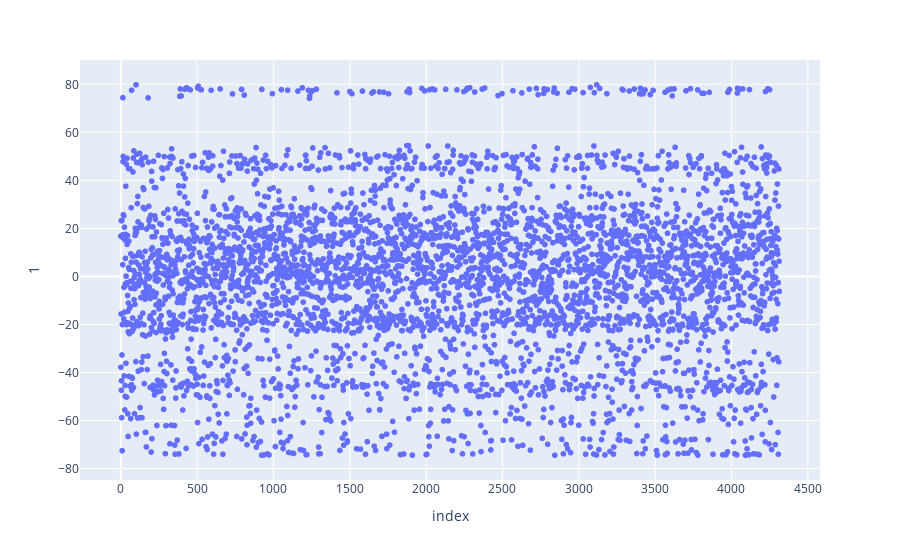

The code cell stored with this chart in its notebook:
### Code cell
# Segunda componente
fig = px.scatter(custom_features, y=1, x=custom_features.index)
fig.show()

### Figure 1 — Plotly figure (JSON) as saved in the notebook; plotly's stock layout.template omitted (floating-point values rounded to 4 significant figures; data arrays with more than 128 entries replaced by an {"elided": "..."} marker saying what was removed)
{"data": [{"hovertemplate": "index=%{x}<br>1=%{y}<extra></extra>", "legendgroup": "", "marker": {"color": "#636efa", "symbol": "circle"}, "mode": "markers", "name": "", "showlegend": false, "type": "scattergl", "x": {"elided": "4314 int values"}, "xaxis": "x", "y": {"elided": "4314 float values"}, "yaxis": "y"}], "layout": {"legend": {"tracegroupgap": 0}, "margin": {"t": 60}, "xaxis": {"anchor": "y", "domain": [0, 1], "title": {"text": "index"}}, "yaxis": {"anchor": "x", "domain": [0, 1], "title": {"text": "1"}}}}
